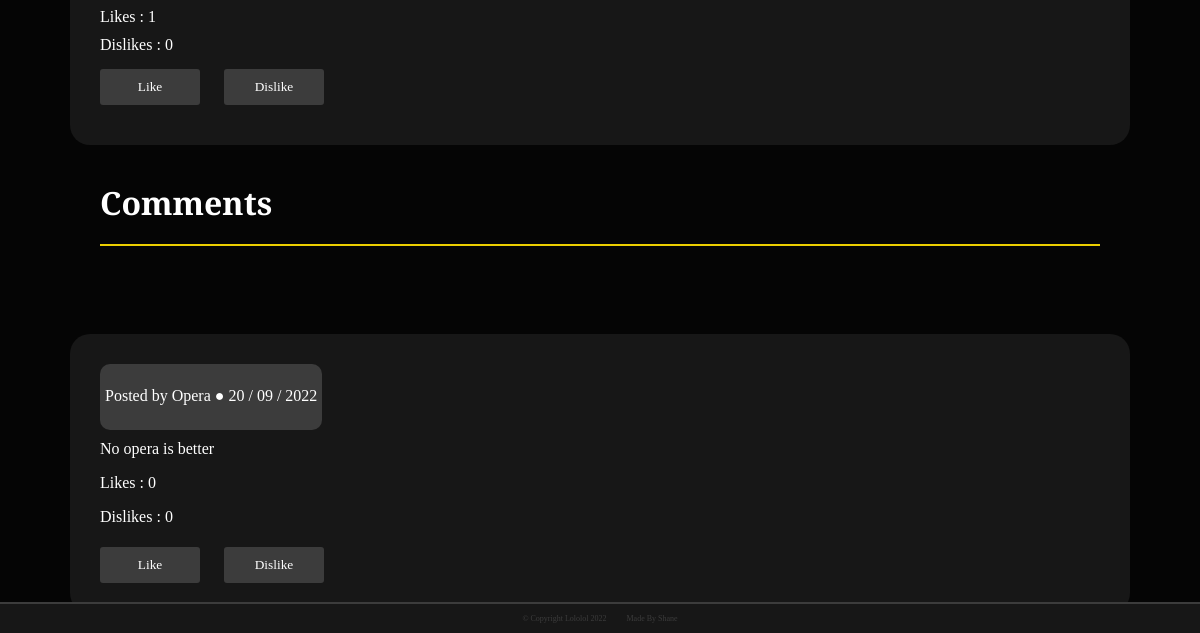
The page /page/63 (lower part) on the database as committed earlier.
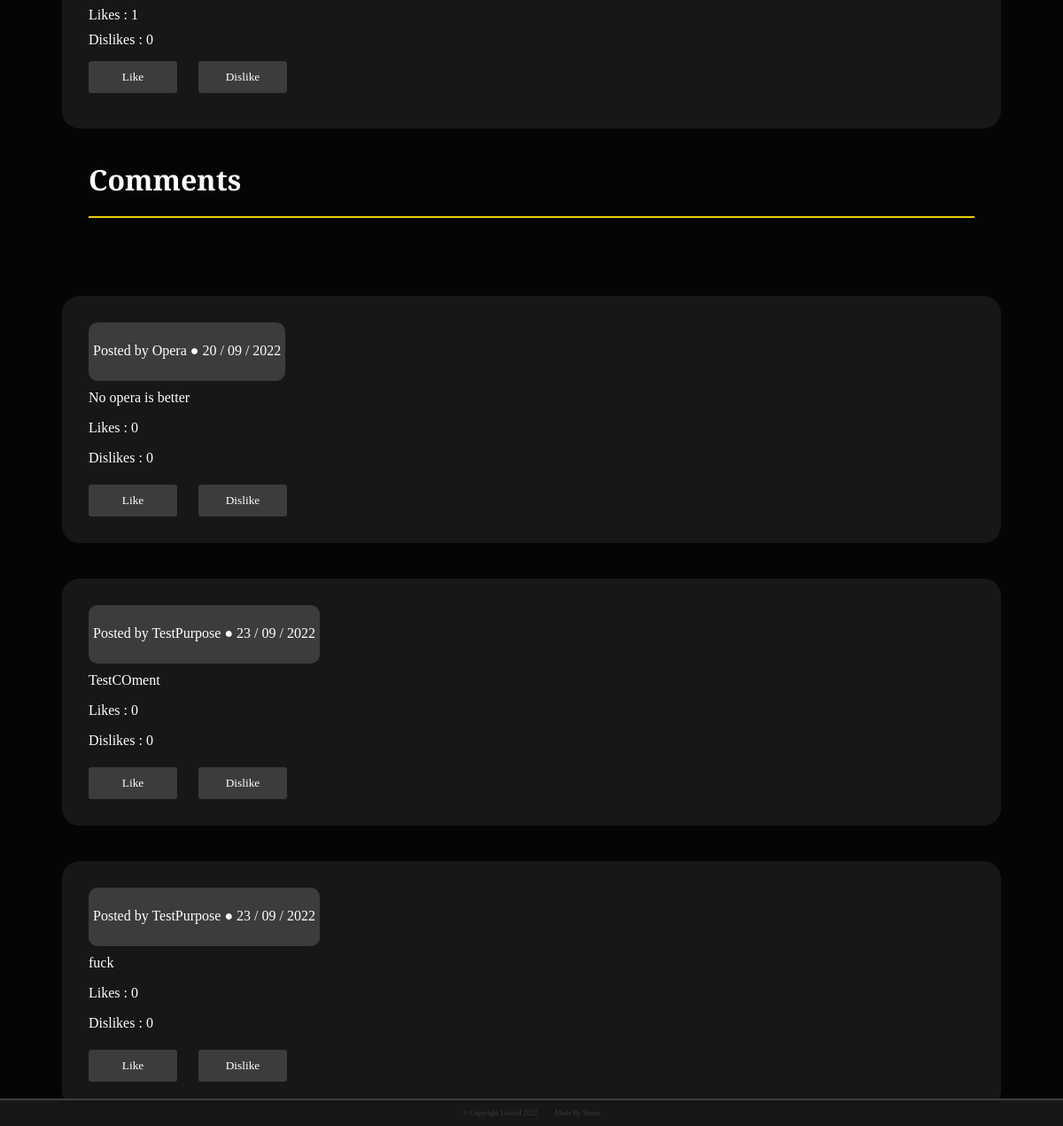
The same page on the database as committed later.
### tables this page shows
CREATE TABLE Comment (id INTEGER PRIMARY KEY AUTOINCREMENT, user_id INTEGER REFERENCES User (id) NOT NULL, post_id INTEGER REFERENCES Post (id) NOT NULL, parent_comment_id INTEGER REFERENCES Comment (id), content TEXT, date TEXT NOT NULL);

### main.py (the view)
@app.route("/page/<int:content_id>")
def page(content_id):
    user_id = session.get("user_id", None)
    try:
        post = build_query("p",
                           user_id,
                           condition="WHERE Post.id = ?",
                           post_id=content_id)[0]
    except IndexError:
        abort(404)
    comment = build_query("c", user_id, post_id=content_id)
    user_replies = build_query("c",
                               user_id,
                               post_id=content_id,
                               user_replies=True)
    return render_template("page.html",
                           post=post,
                           comment=comment,
                           user_replies=user_replies,
                           title=post[2])  # Post Title

### main.py (called while the page is built)
def get_db():
    if "db" not in g:
        g.db = sqlite3.connect("forum_database.db")
    return g.db

@app.teardown_appcontext
def teardown_db(_):
    get_db().close()

### templates/page.html (shortened to what this page needs)
{% extends "index.html" %}
{% block content %}
{% set section = namespace(value=0) %}
<div class="post-container">
    <div class="post page-post">
        <a class="post-user" href="{{ url_for('dashboard', content_id=post[4]) }}"><p class="page-element" class="user-info">Posted by {{ post[8] }} ● {{ post[5][6:] }} / {{ post[5][4:6] }} / {{ post[5][:4] }} </p></a><br>
        <p class="post-element post-grade post-info">Likes : {{ post[7] }}</p>
        <p class="post-element post-grade post-info">Dislikes : {{ post[6] }}</p>
        <form class="post-element grade-content" action="{{ url_for('grade', content_id=post[0]) }}" method="POST" enctype="application/x-www-form-urlencoded">
            {% if post[10] == 1 %}
                <p class="post-elemet post-info">Liked</p>
                <input type="submit" name="grade" value="Dislike">
            {% elif post[10] == -1 %}
                <p class="post-element post-info">Disliked</p>
                <input type="submit" name="grade" value="Like">
            {% else %}
                <input type="submit" name="grade" value="Like">
                <input type="submit" name="grade" value="Dislike">
            {% endif %}
        </form>
    </div>
</div>
<div class="post-container page-post">
    <div class="comment-form">
        <h3>Comments</h3>
    </div>
    {% if comment[0] is defined %}
        <ul>
        {% for comment in comment %}
            {% set section.value = section.value + 1 %}
            <li id="{{ section.value }}">
                <div class="comment post">
                    <a class="post-user" href="{{ url_for('dashboard', content_id=comment[1])}}"><p>Posted by {{ comment[8] }} ● {{ comment[5][6:] }} / {{ comment[5][4:6] }} / {{ comment[5][:4] }}</p></a><br>
                    {{ comment[4] }}<br>
                    <p class="post-info">Likes : {{ comment[7] }}</p>
                    <p class="post-info"> Dislikes : {{ comment[6] }}</p>
                    <form action="{{ url_for('grade', content_id=comment[0]) }}" method="POST" enctype="application/x-www-form-urlencoded" class="grade_content">
                        {% if comment[9] == 1 %}
                            <p class="post-info">Liked</p>
                            <input type="submit" name="grade" value="Dislike">
                        {% elif comment[9] == -1 %}
                            <p class="post-info">Disliked</p>
                            <input type="submit" name="grade" value="Like">
                        {% else %}
                            <input type="submit" name="grade" value="Like">
                            <input type="submit" name="grade" value="Dislike">
                        {% endif %}
                    </form>
                </div>
            </li>
        {% endfor %}
    </ul>
    {% else %}
        <p>This post has no comments</p>
    {% endif %}
</div>
{% endblock %}

### templates/index.html (shortened to what this page needs)
<!DOCTYPE html>
<html lang="en">
<html>
    <head>
        <link rel="stylesheet" href="/static/style.css">
    </head>
    <body>
        <main>
            {% block content %}{% endblock %}
        </main>
        <footer>
            <ul>
                <li>© Copyright Lololol 2022</li>
                <li>Made By Shane</li>
            </ul>
        </footer>
    </body>
</html>

### static/style.css (style rules this page uses)
:root { --text-colour: #ffffff; --background: #050505; --first-layer: #171717; --second-layer: #3c3c3c; --hover: #8c8c8c; --accent: #ecce00ff; --box-shadow: #000000; }
ul { list-style-type: none; padding-left: 0; }
a { color: inherit; text-decoration: none; }
html, body { min-width: fit-content; max-width: 100%; overflow-x: hidden; margin: 0; }
body { font-family: 'Libre Baskerville', serif; color: var(--text-colour); background-color: var(--background); }
form * { color: var(--text-colour); border: none; background-color: var(--first-layer); padding-top: 15px; padding-bottom: 15px; margin-top: 5px; border-bottom: 2px solid transparent; }
input, textarea { font-family: inherit; width: 100%; }
.post-container { display: flex; flex-wrap: wrap; flex-direction: column; justify-content: center; align-items: center; flex-shrink: 1; }
.post { width: 800px; min-width: 100px; margin-top: 40px; margin-bottom: 4px; background-color: var(--first-layer); border-radius: 20px; padding: 30px; }
.post-info { color: var(--text-colour); }
.post.page-post { width: 1000px; }
.page-post .post-element { margin-top: 10px; margin-bottom: 10px; }
.page-post .post-user { background-color: var(--second-layer); display: inline-block; padding-bottom: 7px; padding-top: 7px; padding-left: 5px; padding-right: 5px; border-bottom: 2px solid transparent; border-radius: 10px; margin-bottom: 10px; }
input[name=grade] { color: var(--white); background-color: var(--second-layer); padding: 10px 15px; margin-right: 20px; border: none; border-radius: 3px; width: 10%; }
.comment-form { width: 1000px; }
.comment-form h3 { font-size: 2em; padding-bottom: 20px; border-bottom: 2px solid var(--accent); }
.comment { width: 1000px; }
footer { position: fixed; width: 100%; bottom: 0; border-top: 2px solid var(--second-layer); }
footer ul { margin: 0; background-color: var(--first-layer); display: flex; justify-content: center; }
footer li { padding-top: 10px; padding-bottom: 10px; margin-left: 10px; margin-right: 10px; font-size: 0.5em; color: var(--second-layer); text-align: center; }

Rows that differ between the two databases and show on the page:
added Comment: comment "TestPurpose", date "23", date "09", date "2022", content "TestCOment", comment "0"
added Comment: comment "TestPurpose", date "23", date "09", date "2022", content "fuck", comment "0"
